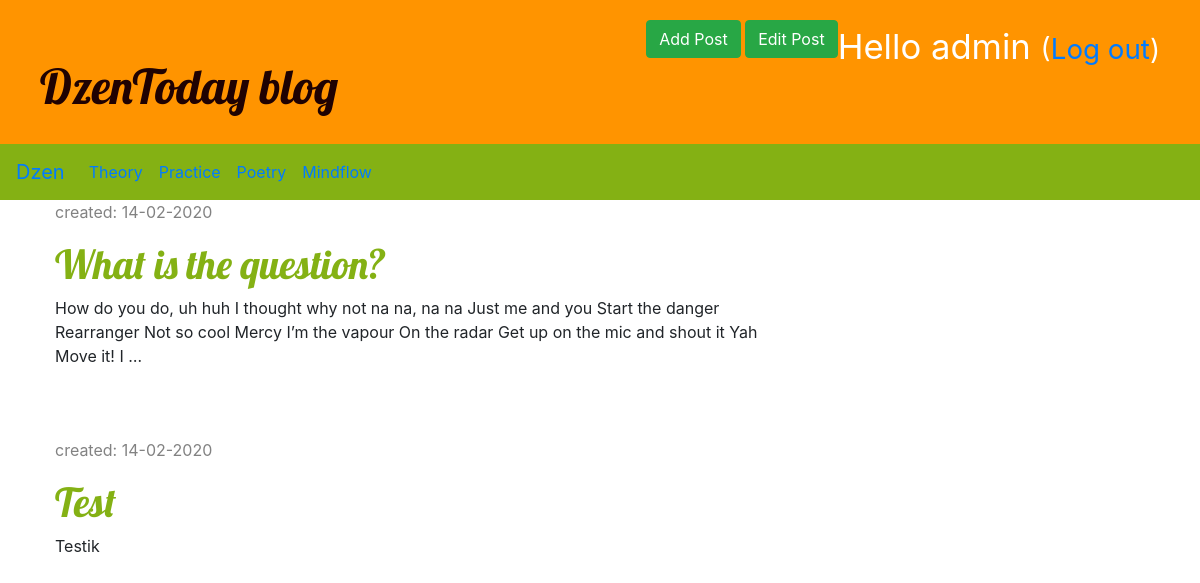
Page /drafts/ (signed in) on the earlier database version.
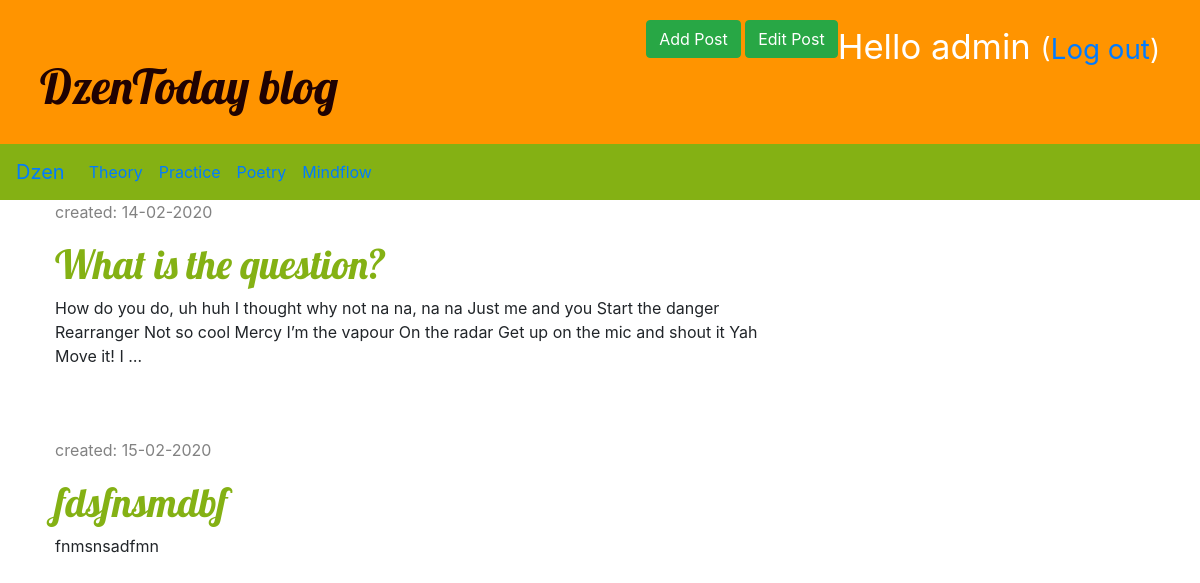
Same page on the later database version.
### blog/models.py (models this page shows, shortened)
class Post(models.Model):
    theory = "th"
    practice = "pr"
    poetry = "po"
    mindflow = "mf"
    THEME_CHOICES = (
        (theory, "Theory"),
        (practice, "Practice"),
        (poetry, "Poetry"),
        (mindflow, "Mindflow"),
    )
    author = models.ForeignKey(settings.AUTH_USER_MODEL, on_delete=models.CASCADE)
    title = models.CharField(max_length=200)
    text = models.TextField()
    created_date = models.DateTimeField(default=timezone.now)
    published_date = models.DateTimeField(blank=True, null=True)
    theme = models.CharField(max_length=2, choices=THEME_CHOICES, default=theory)
    slug = AutoSlugField(populate_from="title")
    class Meta:
        ordering = ("-published_date",)

### blog/views.py (the view)
# urls.py: path('drafts/', views.post_draft_list, name='post_draft_list'),
@login_required
def post_draft_list(request):
    posts = Post.objects.filter(published_date__isnull=True).order_by("created_date")
    return render(request, "blog/post_draft_list.html", {"posts": posts})

### blog/templates/blog/post_draft_list.html
{% extends 'blog/base.html' %}
{% block content %}
    {% for post in posts %}
        <div class="post">
            <p class="date">created: {{ post.created_date|date:'d-m-Y' }}</p>
            <a href="{% url 'post_detail' slug=post.slug %}"><h1>{{ post.title }}</h1></a>
            <p>{{ post.text|truncatechars:200 }}</p>
        </div>
    {% endfor %}
{% endblock %}

Differences in the rows shown:
removed Post: created_date "14-02-2020", title "Test", text "Testik"
added Post: created_date "15-02-2020", title "fdsfnsmdbf", text "fnmsnsadfmn"
